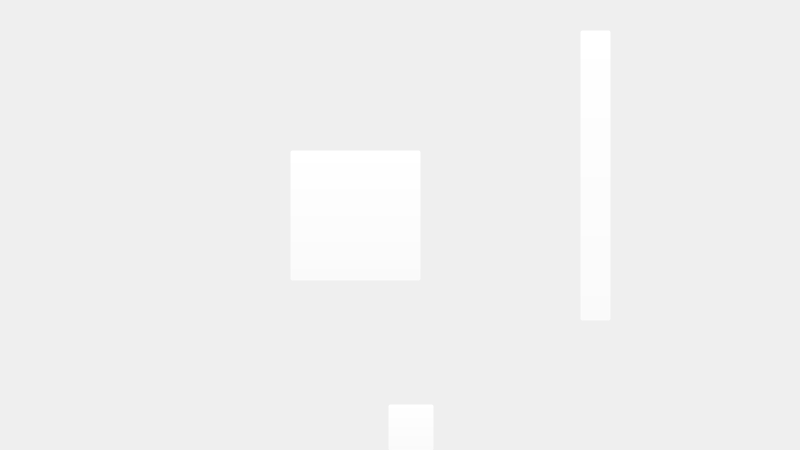
<?xml version="1.0" encoding="UTF-8"?>
<ui version="4.0">
 <class>MainWindow</class>
 <widget class="QMainWindow" name="MainWindow">
  <property name="geometry">
   <rect>
    <x>0</x>
    <y>0</y>
    <width>800</width>
    <height>450</height>
   </rect>
  </property>
  <property name="maximumSize">
   <size>
    <width>800</width>
    <height>450</height>
   </size>
  </property>
  <property name="windowTitle">
   <string>The Backrooms</string>
  </property>
  <widget class="QWidget" name="centralwidget">
   <widget class="QLabel" name="label">
    <property name="geometry">
     <rect>
      <x>0</x>
      <y>0</y>
      <width>801</width>
      <height>451</height>
     </rect>
    </property>
    <property name="text">
     <string/>
    </property>
    <property name="pixmap">
     <pixmap>../img/Arrows.png</pixmap>
    </property>
   </widget>
   <widget class="QPushButton" name="escapeBtn">
    <property name="geometry">
     <rect>
      <x>580</x>
      <y>30</y>
      <width>31</width>
      <height>291</height>
     </rect>
    </property>
    <property name="cursor">
     <cursorShape>PointingHandCursor</cursorShape>
    </property>
    <property name="styleSheet">
     <string notr="true">background-color: rgba(255, 255, 255, 0);</string>
    </property>
    <property name="text">
     <string/>
    </property>
   </widget>
   <widget class="QPushButton" name="dieBtn">
    <property name="geometry">
     <rect>
      <x>290</x>
      <y>150</y>
      <width>131</width>
      <height>131</height>
     </rect>
    </property>
    <property name="cursor">
     <cursorShape>PointingHandCursor</cursorShape>
    </property>
    <property name="styleSheet">
     <string notr="true">background-color: rgba(255, 255, 255, 0);</string>
    </property>
    <property name="text">
     <string/>
    </property>
   </widget>
   <widget class="QPushButton" name="backBtn">
    <property name="geometry">
     <rect>
      <x>388</x>
      <y>404</y>
      <width>46</width>
      <height>47</height>
     </rect>
    </property>
    <property name="cursor">
     <cursorShape>PointingHandCursor</cursorShape>
    </property>
    <property name="focusPolicy">
     <enum>Qt::StrongFocus</enum>
    </property>
    <property name="styleSheet">
     <string notr="true">background-color: rgba(255, 255, 255, 0);
</string>
    </property>
    <property name="text">
     <string/>
    </property>
    <property name="flat">
     <bool>false</bool>
    </property>
   </widget>
   <widget class="QLabel" name="arrowlb">
    <property name="geometry">
     <rect>
      <x>399</x>
      <y>411</y>
      <width>22</width>
      <height>32</height>
     </rect>
    </property>
    <property name="text">
     <string/>
    </property>
    <property name="pixmap">
     <pixmap>../img/image 24.png</pixmap>
    </property>
    <property name="scaledContents">
     <bool>true</bool>
    </property>
   </widget>
   <zorder>label</zorder>
   <zorder>escapeBtn</zorder>
   <zorder>dieBtn</zorder>
   <zorder>arrowlb</zorder>
   <zorder>backBtn</zorder>
  </widget>
 </widget>
 <resources/>
 <connections/>
</ui>
